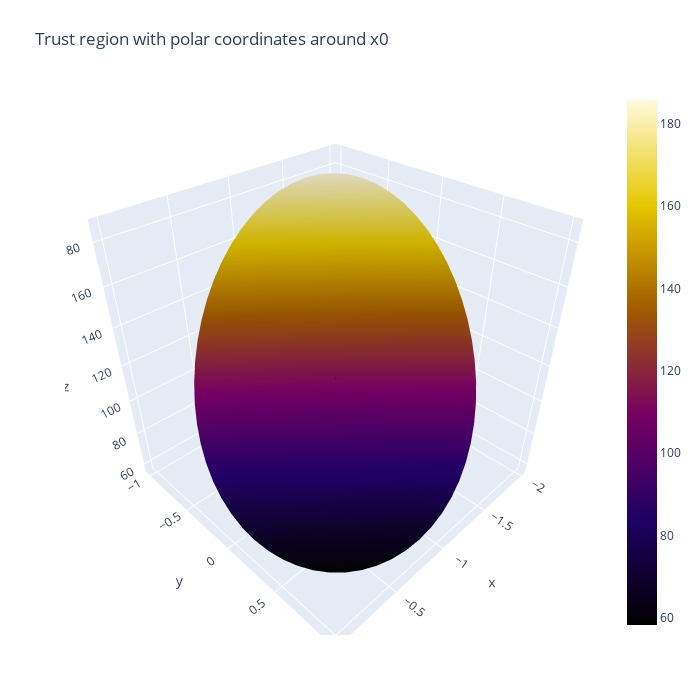

The cell this chart's notebook holds for it:
### Code cell
T_211,R_211 = np.meshgrid(np.linspace(0,2*pi,60),np.linspace(0,delta_211,16))
X_211p     = R_211*cos(T_211) +x0_211[0]
Y_211p     = R_211*sin(T_211) +x0_211[1]

m_211=f([X_211p,Y_211p])
fig2 = go.Figure(data=[go.Surface(z=m_211,x=X_211p,y=Y_211p,colorscale='Electric')])
fig2.update_layout(title='Trust region with polar coordinates around x0', autosize=True,
                  width=700, height=700,
                  margin=dict(l=65, r=50, b=65, t=90))
fig2.show()

### Figure 1 — Plotly figure (JSON) as saved in the notebook; plotly's stock layout.template omitted (floating-point values rounded to 4 significant figures; data arrays with more than 128 entries replaced by an {"elided": "..."} marker saying what was removed)
{"data": [{"colorscale": [[0, "rgb(0,0,0)"], [0.2, "rgb(30,0,100)"], [0.4, "rgb(120,0,100)"], [0.6, "rgb(160,90,0)"], [0.8, "rgb(230,200,0)"], [1, "rgb(255,250,220)"]], "type": "surface", "x": {"elided": "16x60 float values"}, "y": {"elided": "16x60 float values"}, "z": {"elided": "16x60 float values"}}], "layout": {"autosize": true, "height": 700, "margin": {"b": 65, "l": 65, "r": 50, "t": 90}, "title": {"text": "Trust region with polar coordinates around x0"}, "width": 700}}
